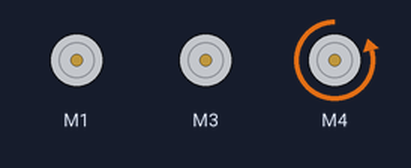
Simulated run of this sketch. Board: Arduino Uno, built with avr-gcc and run on an emulated ATmega328P. Shown: 3 × DC motor (green arrow = forward, orange = backward, longer = faster).

Above: at 0.1 s.
At 1.1 s:
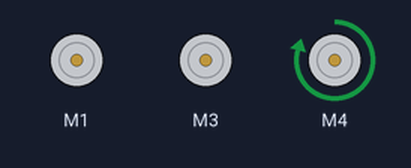
At 4.1 s:
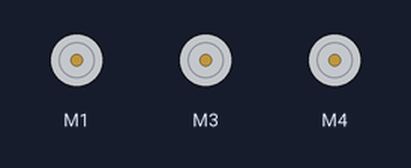
Timing chart, 0 to 5.6 s (numbered marks = the images above):
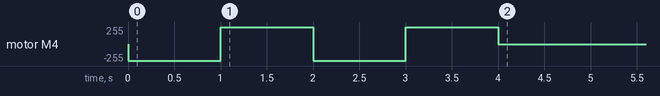

The sketch:

motors.ino
```cpp
#include <AFMotor.h> // Подключаем библиотеку для работы с Motor Shield L293D

// Придумываем имена моторам и объявляем клеммники к которым они подсоединены
AF_DCMotor my_motor1(1);//колесо
AF_DCMotor my_motor3(3);//колесо
AF_DCMotor my_motor2(2);//захват
AF_DCMotor my_motor4(4);//кран

// trig 51 echo 53


void set_speed(int speed) // функция СКОРОСТЬ
  {
  my_motor1.setSpeed(speed);
  my_motor3.setSpeed(speed);
  my_motor4.setSpeed(speed);
  }
void motor_forward() // функция ПЕРЕДНИЙ ХОД
  {
  my_motor1.run(FORWARD);
  my_motor3.run(FORWARD);
  my_motor4.run(FORWARD);
  delay(100);
  }


void motor_backward() // функция ЗАДНИЙ ХОД
  {
  my_motor1.run(BACKWARD);
  my_motor3.run(BACKWARD);
  my_motor4.run(BACKWARD);

  delay(100);
  }

void motor_release() // функция ОСТАНОВКА ДВИГАТЕЛЕЙ
  {
  my_motor1.run(RELEASE);
  my_motor3.run(RELEASE);
  my_motor4.run(RELEASE);
  delay(100);
  }


void setup() // НАСТРОЙКИ
  {
  // Посмотрите насколько проще работать с кодом после создания функций
  // нам нужна всего лишь одна строка вызова нужной функции, с помощью которой мы дадим команду сразу четырем двигателям
    set_speed(250); // вызываем функцию СКОРОСТЬ - устанавливаем начальную скорость двигателей
    Serial.begin(9600);

    my_motor4.run(BACKWARD);
    delay(1000);
    my_motor4.run(FORWARD);
    delay(1000);
    my_motor4.run(BACKWARD);
    delay(1000);
    my_motor4.run(FORWARD);
    delay(1000);
    my_motor4.run(RELEASE);
  }

void loop() // ОСНОВНОЙ ЦИКЛ
{
}
```

Measured:
- by itself, motor M4: stopped → backward 250/255 at 0.00 s, → forward 250/255 1.0 s later, → backward 250/255 1.0 s later, → forward 250/255 1.0 s later, … (5 changes in this stretch)
